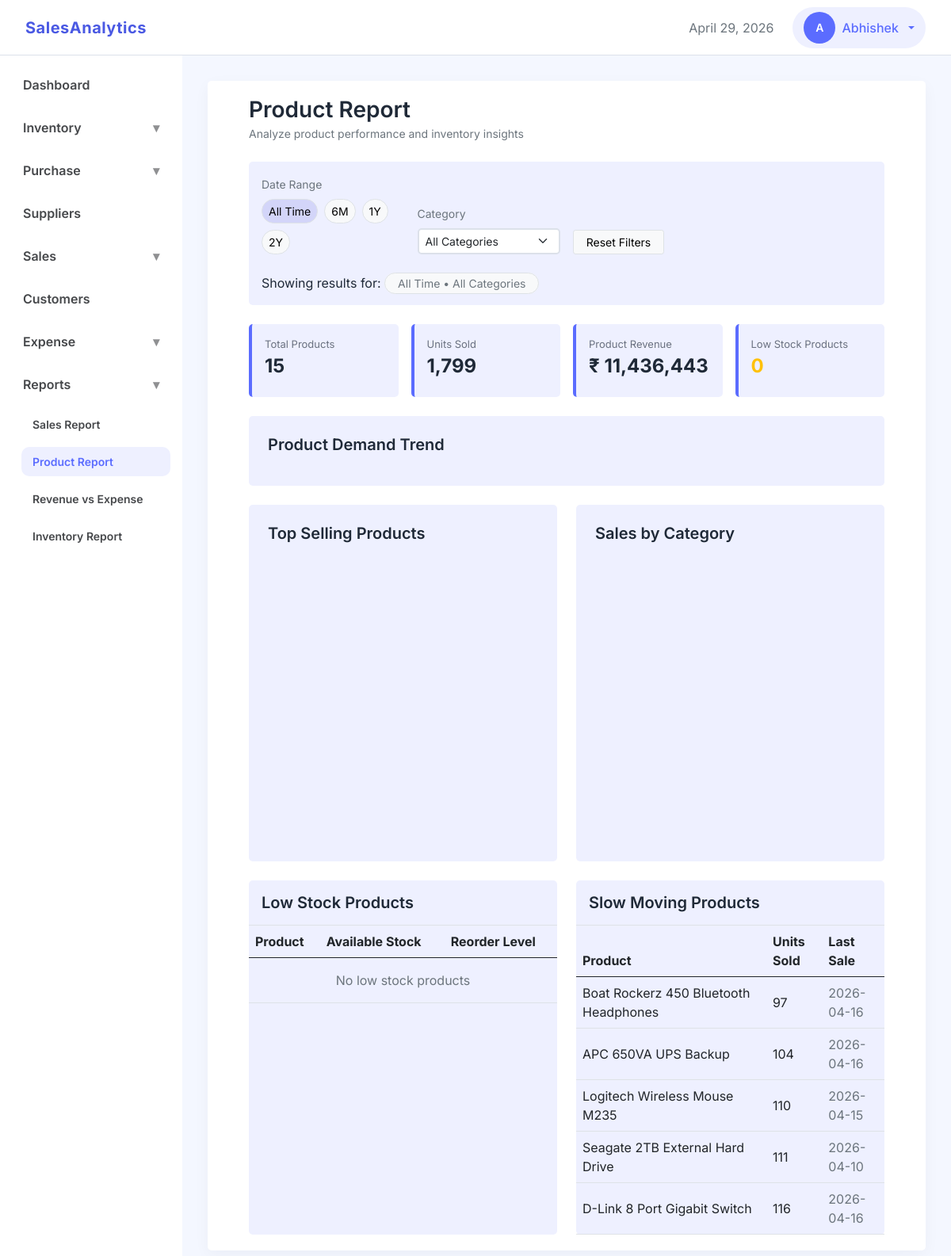
/reports/product/ (signed in), run on the app's committed database.
### accounts/models.py (models this page shows, shortened)
class User(AbstractUser):
    username = None # Remove username
    first_name = models.CharField(max_length=150)
    email = models.EmailField(unique=True)
    created_at = models.DateTimeField(auto_now_add=True)
    updated_at = models.DateTimeField(auto_now=True)
    USERNAME_FIELD = 'email'
    REQUIRED_FIELDS = []
    objects = UserManager() # Attach Manager

### inventory/models.py (models this page shows, shortened)
class Product(models.Model):
    class UnitChoices(models.TextChoices):
        PIECE = 'pcs', 'Piece'
        KILOGRAM = 'kg', 'KG'
        LITER = 'l', 'Liter'
        GRAM = 'g', 'Gram'
        METER = 'm', 'Meter'
        BOX = 'box', 'Box'
        PACK = 'pack', 'Pack'
    name = models.CharField(max_length=100)
    description = models.TextField(blank=True)
    sku = models.CharField(max_length=100, unique=True)
    category = models.ForeignKey(
        ProductCategory, on_delete=models.PROTECT,
        db_index=True,
        related_name='products'
        )
    current_avg_cost = models.DecimalField(
        max_digits=12,
        decimal_places=2,
        blank=True,
        null=True
        )
    selling_price = models.DecimalField(
        max_digits=12,
        decimal_places=2
        )
    current_stock = models.IntegerField(
        default=0,
        validators=[MinValueValidator(0)]
        )
    unit = models.CharField(
        max_length=20,
        choices=UnitChoices.choices
        )
    reorder_level = models.IntegerField(
        default=0,
        validators=[MinValueValidator(0)]
        )
    is_active = models.BooleanField(default=True)
    business = models.ForeignKey('business.Business', on_delete=models.CASCADE, related_name='products')
    created_by = models.ForeignKey('accounts.User', on_delete=models.SET_NULL, null=True, blank=True, related_name='created_products')
    created_at = models.DateTimeField(auto_now_add=True)
    updated_at = models.DateTimeField(auto_now=True)

### reports/views/product_report.py (the view)
# urls.py: path('product/',  product_report.ProductReportView.as_view(), name='product_report'),
class ProductReportView(View):
    def get(self, request):
        business_id = get_business_id(self.request)
        product_categories = ProductCategory.objects.filter(business_id=business_id).order_by('name')
        insights = product_analysis.get_insights(business_id)
        context = {
            'product_categories': product_categories
        }
        context.update(insights)
        return render(request, 'reports/product_report.html', context)

### core/context_processors.py (called while the page is built)
def user_role(request):
    if request.user.is_authenticated:
        business_id = request.session.get('business_id')
        if business_id:
            membership = Membership.objects.filter(
                business_id=business_id,
                user=request.user
            ).first()
            if membership:
                return {'user_role': membership.role}
    return {'user_role': None}

### dashboard/templatetags/navigation_tags.py (called while the page is built)
@register.simple_tag(takes_context=True)
def active(context, *url_names):
    request = context['request']
    current_url = request.resolver_match.url_name
    if current_url in url_names:
        return 'active'
    return ''

@register.simple_tag(takes_context=True)
def show_menu(context, *url_names):
    request = context['request']
    current_url = request.resolver_match.url_name
    if current_url in url_names:
        return 'show'
    return ''

### reports/services/product_analysis.py (called while the page is built)
def get_insights(business_id, from_date=None, to_date=None, category_id=None):
    sale_items, products = get_filtered_query(business_id, from_date, to_date, category_id)
    summary = get_summary(products, sale_items)
    product_sales_trend = get_product_sales_trend(sale_items)
    top_selling_products = get_top_selling_products(sale_items)
    top_categories = get_top_categories(sale_items)
    slow_products = get_slow_moving_products(sale_items)
    low_stock_products = get_low_stock_products(products)
    return {
        'summary': summary,
        'product_sales_trend': product_sales_trend,
        'top_selling_products': top_selling_products,
        'top_categories': top_categories,
        'slow_products': slow_products,
        'low_stock_products': low_stock_products
    }

def get_filtered_query(business_id, from_date=None, to_date=None, category_id=None):
    sale_items = SaleItem.objects.select_related('product', 'sale').filter(business_id=business_id, sale__status=Sale.StatusChoices.COMPLETED)
    products = Product.objects.filter(business_id=business_id)
    if from_date:
        sale_items = sale_items.filter(sale__sale_date__gte=from_date)
    if to_date:
        sale_items = sale_items.filter(sale__sale_date__lte=to_date)
    if category_id:
        sale_items = sale_items.filter(product__category_id=category_id)
        products = products.filter(category_id=category_id)
    return sale_items, products

### reports/views/product_report.py (called while the page is built)
def get_business_id(request):
    return request.session.get('business_id')

### templates/reports/product_report.html (shortened to what this page needs)
{% extends "base.html" %}
{% load static %}
{% load humanize %}
{% block css_files %}
<link rel="stylesheet" href="{% static 'css/apps/reports.css' %}">
<link rel="stylesheet" href="{% static 'css/apps/list.css' %}">
{% endblock %}
{% block content %}
<div class="container-fluid">
    <div class="d-flex justify-content-between align-items-center mb-4">
        <div>
            <h3 class="section-title mb-0">Product Report</h3>
            <small class="text-muted">Analyze product performance and inventory insights</small>
        </div>
    </div>
    <div class="card-soft p-3 mb-4">
        <div class="row align-items-end g-3">
            <div class="col-md-3">
                <label class="form-label text-muted small">Date Range</label>
                <div class="d-flex flex-wrap gap-2" id="dateFilters">
                    <button id="btnAllTime" class="btn btn-sm btn-light border rounded-pill active-pill" data-range="all">
                        All Time
                    </button>
                    <button class="btn btn-sm btn-light border rounded-pill" data-range="6m">
                        6M
                    </button>
                    <button class="btn btn-sm btn-light border rounded-pill" data-range="1y">
                        1Y
                    </button>
                    <button class="btn btn-sm btn-light border rounded-pill" data-range="2y">
                        2Y
                    </button>
                </div>
            </div>
            <div class="col-md-3">
                <label class="form-label text-muted small">Category</label>
                <select id="categoryFilter" class="form-select form-select-sm">
                    <option value="">All Categories</option>
                </select>
            </div>
            <div class="col-md-2 d-flex align-items-end">
                <button id="resetFilters" class="btn btn-sm btn-light border w-100">
                    Reset Filters
                </button>
            </div>
        </div>
        <div class="mt-4" id="filterSummary">
            <span class="">Showing results for: </span><span id="filter_summary" class="small text-muted rounded-pill border bg-light py-1 px-3 d-inline">All Time • All Categories</span>
        </div>
    </div>
    <div class="row g-3 mb-4">
        <div class="col-md-3">
            <div class="card-soft p-3 report-card">
                <p class="metric-label">Total Products</p>
                <h4 id="cardTotalProducts" class="metric-value">{{ summary.total_products }}</h4>
            </div>
        </div>
        <div class="col-md-3">
            <div class="card-soft p-3 report-card">
                <p class="metric-label">Units Sold</p>
                <h4 id="cardUnitsSold" class="metric-value">{{ summary.units_sold|intcomma }}</h4>
            </div>
        </div>
        <div class="col-md-3">
            <div class="card-soft p-3 report-card">
                <p class="metric-label">Product Revenue</p>
                <h4 id="cardProductRevenue" class="metric-value">₹ {{ summary.product_revenue|floatformat:0|intcomma }}</h4>
            </div>
        </div>
        <div class="col-md-3">
            <div class="card-soft p-3 report-card">
                <p class="metric-label">Low Stock Products</p>
                <h4 id="cardLowStock" class="metric-value text-warning">{{ summary.low_stock_products }}</h4>
            </div>
        </div>
    </div>
    <div class="card-soft p-4 mb-4">
        <h5 class="mb-3">Product Demand Trend</h5>
    </div>
    <div class="row g-4 mb-4">
        <div class="col-md-6">
            <div class="card-soft medium-height p-4">
                <h5 class="mb-3">Top Selling Products</h5>
            </div>
        </div>
        <div class="col-md-6">
            <div class="card-soft medium-height p-4">
                <h5 class="mb-3">Sales by Category</h5>
            </div>
        </div>
    </div>
    <div class="row g-4">
        <div class="col-md-6">
            <div class="card-soft">
                <div class="p-3 border-bottom">
                    <h5 class="mb-0">Low Stock Products</h5>
                </div>
                <div class="table-responsive">
                    <table class="table align-middle mb-0">
                        <thead>
                            <tr>
                                <th>Product</th>
                                <th>Available Stock</th>
                                <th>Reorder Level</th>
                            </tr>
                        </thead>
                        <tbody id="lowStock_tbody">
                        {% for product in low_stock_products %}
                        <tr>
                            <td>{{ product.name }}</td>
                            <td class="text-warning fw-semibold">
                                {{ product.current_stock }}
                            </td>
                            <td>{{ product.reorder_level }}</td>
                        </tr>
                        {% empty %}
                        <tr>
                            <td colspan="3" class="text-center py-3 text-muted">
                                No low stock products
                            </td>
                        </tr>
                        {% endfor %}
                        </tbody>
                    </table>
                </div>
            </div>
        </div>
        <div class="col-md-6">
            <div class="card-soft">
                <div class="p-3 border-bottom">
                    <h5 class="mb-0">Slow Moving Products</h5>
                </div>
                <div class="table-responsive">
                    <table class="table align-middle mb-0">
                        <thead>
                            <tr>
                                <th width=240>Product</th>
                                <th>Units Sold</th>
                                <th>Last Sale</th>
                            </tr>
                        </thead>
                        <tbody id="slowProducts_tbody">
                        {% for product in slow_products %}
                        <tr>
                            <td>{{ product.product_name }}</td>
                            <td>{{ product.total_units_sold }}</td>
                            <td class="text-muted">
                                {{ product.last_sale_date|default:"No sales" }}
                            </td>
                        </tr>
                        {% empty %}
                        <tr>
                            <td colspan="3" class="text-center py-3 text-muted">
                                No slow moving products
                            </td>
                        </tr>
                        {% endfor %}
                        </tbody>
                    </table>
                </div>
            </div>
        </div>
    </div>
</div>
{% endblock %}

### templates/partials/navbar.html (shortened to what this page needs)
<nav class="navbar custom-navbar d-flex justify-content-between align-items-center">
    <div class="d-flex align-items-center gap-4">
        <a class="navbar-brand" href="{% url 'dashboard' %}">SalesAnalytics</a>
    </div>
    <div class="d-flex align-items-center gap-4">
        <span class="text-muted" id="nav-date"></span>
        {% if user.is_authenticated %}
            <div class="dropdown">
                <button class="btn admin-btn dropdown-toggle d-flex align-items-center gap-2"
                        data-bs-toggle="dropdown"
                        aria-expanded="false">
                    <div class="avatar">{{ user.first_name|default:user.email|slice:':1'|upper }}</div>
                    <span>{{ user.first_name }}</span>
                </button>
            </div>
        {% else %}
            <div>
                <a class="btn btn-primary me-2" href="{% url 'signin' %}">Sign In</a>
                <a class="btn btn-outline-primary" href="{% url 'signup' %}">Sign Up</a>
            </div>
        {% endif %}
    </div>
</nav>

### static/css/base.css (style rules this page uses)
:root { --clr-primary: #5b6cff; --clr-secondary: #4038c6; --clr-primary-hover: #4a59e3; --clr-primary-medium: #dbdffc; --clr-primary-soft: #eef0ff; --clr-accent: #00c2ff; --primary-gradient: linear-gradient(135deg, var(--clr-secondary), var(--clr-primary)); --secondary-gradient: linear-gradient(130deg, var(--clr-primary-hover), var(--clr-primary)); --clr-bg-main: #ffffff; --clr-bg-content: #f4f7ff; --clr-bg-btn-secondary: #eaeaea; --clr-bg-components: #f5f7fa; --clr-text-main: #1f2937; --clr-text-medium: #46484b; --clr-text-muted: #6b7280; --clr-text-placeholder: #c4c7cc; --clr-text-light: #fefefc; --clr-border: #dce1ea; --clr-border-light: #e4e7ec; --shadow-soft: 0 6px 20px rgba(17, 24, 39, 0.04); --radius: 5px; --nav-height: 70px; --space-xs: 8px; --space-sm: 12px; --space-md: 16px; --space-lg: 24px; --space-xl: 32px; }
* { box-sizing: border-box; }
body { margin: 0; padding: 0; font-family: "Inter", sans-serif; color: var(--clr-text-main); background: var(--clr-bg-main); -webkit-font-smoothing: antialiased; }
h1, h2, h3, h4, h5 { font-weight: 600; margin-bottom: 0.5rem; }
p { color: var(--clr-text-muted); margin-bottom: 1rem; }
.text-muted { color: var(--clr-text-muted); }

### static/css/layout.css (style rules this page uses)
.custom-navbar { height: var(--nav-height); background: var(--clr-bg-main); border-bottom: 1px solid var(--clr-border); padding: 0 32px; }
.navbar-brand { font-weight: 700; color: var(--clr-primary); letter-spacing: 0.5px; transition: color 0.5s ease; }
.navbar-brand { color: var(--clr-primary-hover); }
.admin-btn { background: var(--clr-primary-soft); border: none; border-radius: 30px; padding: 6px 14px; font-weight: 500; color: var(--clr-primary); }
.avatar { width: 32px; height: 32px; background: var(--clr-primary); color: #ffffff; font-size: 14px; font-weight: 600; display: flex; align-items: center; justify-content: center; border-radius: 50%; }
.table td { vertical-align: middle; }

### static/css/components.css (style rules this page uses)
.card-soft { background-color: var(--clr-primary-soft); border-radius: var(--radius); height: 100%; }
.form-control, .form-select { border-radius: var(--radius); border: 2px solid var(--clr-border); }
.avatar { width: 40px; height: 40px; border-radius: 50%; object-fit: cover; }
.table-responsive { overflow: visible; }
.active-pill { background-color: #d3d5f9; }

### static/css/apps/reports.css (style rules this page uses)
.report-card { border-left: 4px solid var(--clr-primary); }
.metric-label { font-size: 13px; color: var(--clr-text-muted); margin-bottom: 4px; }
.metric-value { font-weight: 700; }
.medium-height { height: 450px !important; }

### data on the page
User: first_name "A", first_name "Abhishek"
Product: product_name "Boat Rockerz 450 Bluetooth Headphones", total_units_sold "97", last_sale_date "2026-04-16"
Product: product_name "APC 650VA UPS Backup", total_units_sold "104", last_sale_date "2026-04-16"
Product: product_name "Logitech Wireless Mouse M235", total_units_sold "110", last_sale_date "2026-04-15"
Product: product_name "Seagate 2TB External Hard Drive", total_units_sold "111", last_sale_date "2026-04-10"
Product: product_name "D-Link 8 Port Gigabit Switch", total_units_sold "116", last_sale_date "2026-04-16"

### other printed values
{{ summary.total_products }} "15"
{{ summary.units_sold|intcomma }} "1,799"
{{ summary.product_revenue|floatformat:0|intcomma }} "11,436,443"
{{ summary.low_stock_products }} "0"
